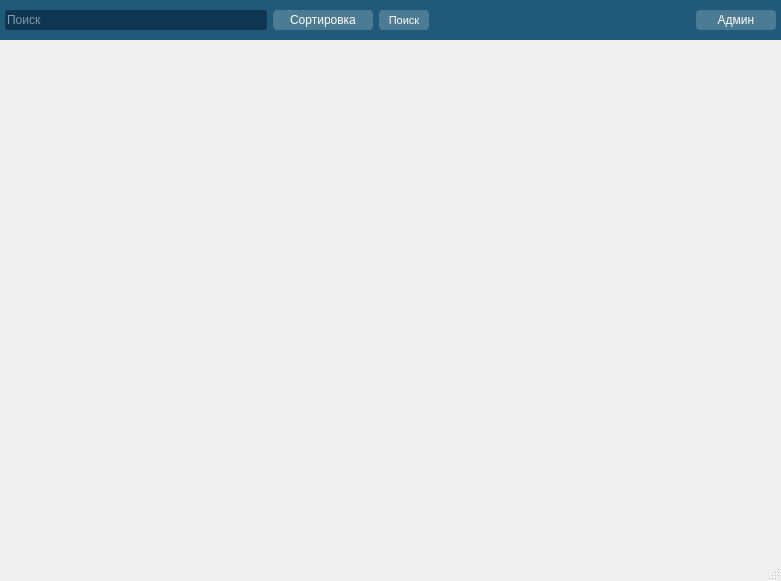
<?xml version="1.0" encoding="UTF-8"?>
<ui version="4.0">
 <class>MainWindow</class>
 <widget class="QMainWindow" name="MainWindow">
  <property name="geometry">
   <rect>
    <x>0</x>
    <y>0</y>
    <width>781</width>
    <height>581</height>
   </rect>
  </property>
  <property name="windowTitle">
   <string>MainWindow</string>
  </property>
  <property name="windowIcon">
   <iconset>
    <normaloff>../system_image/log2.bmp</normaloff>../system_image/log2.bmp</iconset>
  </property>
  <property name="styleSheet">
   <string notr="true">/*noinspection ALL*/
QWidget#widget_2{
    /*background-color: rgb(249, 243, 246);*/
    background-color: hsl(201, 57%, 30%);
}
/*noinspection ALL*/
QLineEdit#search{
    background-color: hsl(205, 69%, 19%);
    color: white;
    border-radius: 3px;
    height: 20px;
}
/*noinspection ALL*/
QPushButton#search_btn, QPushButton#sort_btn, QPushButton#admin_btn{
    background-color: hsl(201, 32%, 44%);
    border-radius: 4px;
    color: white;
    height: 20%;
}
/*noinspection ALL*/
QPushButton#search_btn{
    width: 50%;
}
/*noinspection ALL*/
QPushButton#sort_btn{
    icon: url(&quot;system_image/sort_item_r.bmp&quot;);
    width: 100%;
}
/*noinspection ALL*/
QPushButton#admin_btn{
    width: 80%;
}
/*noinspection ALL*/
QPushButton#search_btn:pressed, QPushButton#sort_btn:pressed, QPushButton#admin_btn:pressed{
    /*background-color: hsl(199, 27%, 42%);*/
    background-color: hsl(200, 27%, 40%);
}
/*noinspection ALL*/
QPushButton#search_btn:hover:!pressed, QPushButton#sort_btn:hover:!pressed, QPushButton#admin_btn:hover:!pressed{
    /*background-color: hsl(199, 27%, 42%);*/
    background-color: hsl(200, 46%, 63%);
}
/*noinspection ALL*/
QPushButton#sort_btn:hover:!pressed{
    icon: url(&quot;system_image/sort_item_r_hover.bmp&quot;);
}
/*noinspection ALL*/
QPushButton#sort_btn:pressed{
    icon: url(&quot;system_image/sort_item_r_real.bmp&quot;);
}
/*QScrollBar:vertical {*/
    /*!*border: 0px solid #999999;*!*/
    /*!*background:white;*!*/
    /*background: rgb(249, 243, 246);*/
    /*width: 15px;*/
    /*margin: 0px 0px 0px 0px;*/
    /*border: 1px transparent #2A2929;*/
    /*border-radius: 6px;*/
/*}*/
/*QScrollBar::handle:vertical{*/
    /*!*background: qlineargradient(x1:0, y1:0, x2:1, y2:0,*!*/
        /*!*stop: 0 rgb(32, 47, 130), stop: 0.5 rgb(32, 47, 130),  stop:1 rgb(32, 47, 130));*!*/
    /*background: #bbdefb;*/
    /*subcontrol-position: bottom;*/
    /*subcontrol-origin: margin;*/
    /*min-height: 5px;*/
    /*border-radius: 6px;*/
/*}*/</string>
  </property>
  <property name="iconSize">
   <size>
    <width>24</width>
    <height>24</height>
   </size>
  </property>
  <property name="toolButtonStyle">
   <enum>Qt::ToolButtonIconOnly</enum>
  </property>
  <widget class="QWidget" name="centralwidget">
   <layout class="QVBoxLayout" name="verticalLayout_2">
    <property name="leftMargin">
     <number>0</number>
    </property>
    <property name="topMargin">
     <number>0</number>
    </property>
    <property name="rightMargin">
     <number>0</number>
    </property>
    <property name="bottomMargin">
     <number>0</number>
    </property>
    <item>
     <widget class="QWidget" name="widget_2" native="true">
      <property name="minimumSize">
       <size>
        <width>0</width>
        <height>40</height>
       </size>
      </property>
      <layout class="QHBoxLayout" name="horizontalLayout_2">
       <property name="leftMargin">
        <number>5</number>
       </property>
       <property name="topMargin">
        <number>5</number>
       </property>
       <property name="rightMargin">
        <number>5</number>
       </property>
       <property name="bottomMargin">
        <number>5</number>
       </property>
       <item>
        <widget class="QLineEdit" name="search">
         <property name="placeholderText">
          <string>Поиск</string>
         </property>
        </widget>
       </item>
       <item>
        <widget class="QPushButton" name="sort_btn">
         <property name="sizePolicy">
          <sizepolicy hsizetype="Preferred" vsizetype="Fixed">
           <horstretch>0</horstretch>
           <verstretch>0</verstretch>
          </sizepolicy>
         </property>
         <property name="text">
          <string>Сортировка</string>
         </property>
         <property name="icon">
          <iconset>
           <normaloff>../system_image/sort_item_r.bmp</normaloff>../system_image/sort_item_r.bmp</iconset>
         </property>
         <property name="iconSize">
          <size>
           <width>14</width>
           <height>16</height>
          </size>
         </property>
        </widget>
       </item>
       <item>
        <widget class="QPushButton" name="search_btn">
         <property name="sizePolicy">
          <sizepolicy hsizetype="Preferred" vsizetype="Fixed">
           <horstretch>0</horstretch>
           <verstretch>0</verstretch>
          </sizepolicy>
         </property>
         <property name="font">
          <font>
           <pointsize>8</pointsize>
          </font>
         </property>
         <property name="text">
          <string>Поиск</string>
         </property>
        </widget>
       </item>
       <item>
        <spacer name="horizontalSpacer_2">
         <property name="orientation">
          <enum>Qt::Horizontal</enum>
         </property>
         <property name="sizeHint" stdset="0">
          <size>
           <width>40</width>
           <height>20</height>
          </size>
         </property>
        </spacer>
       </item>
       <item>
        <widget class="QPushButton" name="admin_btn">
         <property name="text">
          <string>Админ</string>
         </property>
        </widget>
       </item>
      </layout>
     </widget>
    </item>
    <item>
     <widget class="QWidget" name="widget" native="true">
      <layout class="QVBoxLayout" name="verticalLayout">
       <property name="leftMargin">
        <number>0</number>
       </property>
       <property name="topMargin">
        <number>0</number>
       </property>
       <property name="rightMargin">
        <number>0</number>
       </property>
       <property name="bottomMargin">
        <number>0</number>
       </property>
       <item>
        <widget class="QScrollArea" name="scrollArea">
         <property name="sizePolicy">
          <sizepolicy hsizetype="Preferred" vsizetype="Expanding">
           <horstretch>0</horstretch>
           <verstretch>0</verstretch>
          </sizepolicy>
         </property>
         <property name="autoFillBackground">
          <bool>false</bool>
         </property>
         <property name="frameShape">
          <enum>QFrame::NoFrame</enum>
         </property>
         <property name="frameShadow">
          <enum>QFrame::Sunken</enum>
         </property>
         <property name="sizeAdjustPolicy">
          <enum>QAbstractScrollArea::AdjustToContents</enum>
         </property>
         <property name="widgetResizable">
          <bool>true</bool>
         </property>
         <property name="alignment">
          <set>Qt::AlignLeading|Qt::AlignLeft|Qt::AlignVCenter</set>
         </property>
         <widget class="QWidget" name="scrollAreaWidgetContents">
          <property name="geometry">
           <rect>
            <x>0</x>
            <y>0</y>
            <width>781</width>
            <height>495</height>
           </rect>
          </property>
         </widget>
        </widget>
       </item>
      </layout>
     </widget>
    </item>
   </layout>
  </widget>
  <widget class="QMenuBar" name="menubar">
   <property name="geometry">
    <rect>
     <x>0</x>
     <y>0</y>
     <width>781</width>
     <height>20</height>
    </rect>
   </property>
  </widget>
  <widget class="QStatusBar" name="statusbar"/>
 </widget>
 <resources/>
 <connections/>
</ui>
